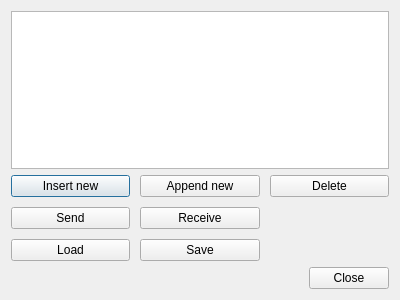
<?xml version="1.0" encoding="UTF-8"?>
<ui version="4.0">
 <class>MessageListDialog</class>
 <widget class="QDialog" name="MessageListDialog">
  <property name="geometry">
   <rect>
    <x>0</x>
    <y>0</y>
    <width>400</width>
    <height>300</height>
   </rect>
  </property>
  <property name="windowTitle">
   <string>Message List</string>
  </property>
  <layout class="QVBoxLayout" name="verticalLayout">
   <item>
    <widget class="QTableView" name="tableView">
     <property name="showDropIndicator" stdset="0">
      <bool>false</bool>
     </property>
     <property name="alternatingRowColors">
      <bool>true</bool>
     </property>
     <property name="selectionBehavior">
      <enum>QAbstractItemView::SelectRows</enum>
     </property>
     <property name="cornerButtonEnabled">
      <bool>false</bool>
     </property>
     <attribute name="horizontalHeaderDefaultSectionSize">
      <number>50</number>
     </attribute>
     <attribute name="horizontalHeaderStretchLastSection">
      <bool>true</bool>
     </attribute>
    </widget>
   </item>
   <item>
    <layout class="QGridLayout" name="gridLayout">
     <property name="spacing">
      <number>10</number>
     </property>
     <item row="0" column="0">
      <widget class="QPushButton" name="pushButtonInsertNew">
       <property name="text">
        <string>Insert new</string>
       </property>
      </widget>
     </item>
     <item row="0" column="1">
      <widget class="QPushButton" name="pushButtonAppendNew">
       <property name="text">
        <string>Append new</string>
       </property>
      </widget>
     </item>
     <item row="0" column="2">
      <widget class="QPushButton" name="pushButtonDelete">
       <property name="text">
        <string>Delete</string>
       </property>
      </widget>
     </item>
     <item row="1" column="0">
      <widget class="QPushButton" name="pushButtonSend">
       <property name="text">
        <string>Send</string>
       </property>
      </widget>
     </item>
     <item row="1" column="1">
      <widget class="QPushButton" name="pushButtonReceive">
       <property name="text">
        <string>Receive</string>
       </property>
      </widget>
     </item>
     <item row="2" column="0">
      <widget class="QPushButton" name="pushButtonLoad">
       <property name="text">
        <string>Load</string>
       </property>
      </widget>
     </item>
     <item row="2" column="1">
      <widget class="QPushButton" name="pushButtonSave">
       <property name="text">
        <string>Save</string>
       </property>
      </widget>
     </item>
    </layout>
   </item>
   <item>
    <widget class="QDialogButtonBox" name="buttonBox">
     <property name="orientation">
      <enum>Qt::Horizontal</enum>
     </property>
     <property name="standardButtons">
      <set>QDialogButtonBox::Close</set>
     </property>
    </widget>
   </item>
  </layout>
 </widget>
 <tabstops>
  <tabstop>buttonBox</tabstop>
  <tabstop>pushButtonInsertNew</tabstop>
  <tabstop>pushButtonAppendNew</tabstop>
  <tabstop>pushButtonDelete</tabstop>
  <tabstop>pushButtonSend</tabstop>
  <tabstop>pushButtonReceive</tabstop>
  <tabstop>pushButtonLoad</tabstop>
  <tabstop>pushButtonSave</tabstop>
  <tabstop>tableView</tabstop>
 </tabstops>
 <resources/>
 <connections>
  <connection>
   <sender>buttonBox</sender>
   <signal>accepted()</signal>
   <receiver>MessageListDialog</receiver>
   <slot>accept()</slot>
   <hints>
    <hint type="sourcelabel">
     <x>248</x>
     <y>254</y>
    </hint>
    <hint type="destinationlabel">
     <x>157</x>
     <y>274</y>
    </hint>
   </hints>
  </connection>
  <connection>
   <sender>buttonBox</sender>
   <signal>rejected()</signal>
   <receiver>MessageListDialog</receiver>
   <slot>reject()</slot>
   <hints>
    <hint type="sourcelabel">
     <x>316</x>
     <y>260</y>
    </hint>
    <hint type="destinationlabel">
     <x>286</x>
     <y>274</y>
    </hint>
   </hints>
  </connection>
 </connections>
</ui>
